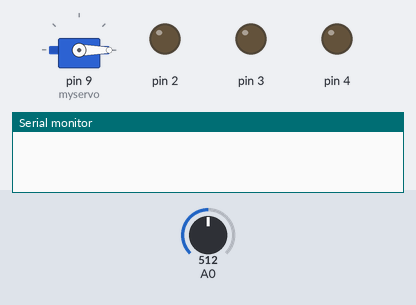
Recording of a sketch running on a simulated Arduino Uno, built with avr-gcc and run on an emulated ATmega328P. Shown: servo, output pins drawn as LEDs (lit = HIGH), the last lines printed to the serial monitor. Inputs (shaded band) come from the test bench; at power-on: A0 = 512. Random numbers use the default seed unless the sketch sets one.

Above: at 1.7 s.
1.8 s: A0 set to 109
3.3 s: A0 set to 90
At 4.1 s:
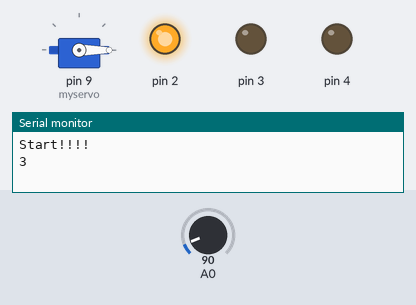
6.3 s: A0 set to 30
At 7.2 s:
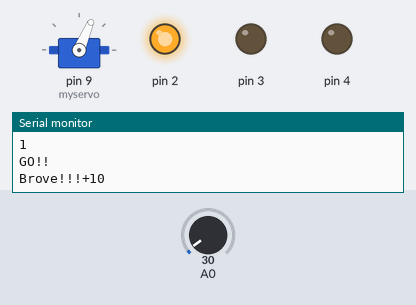
9.3 s: A0 set to 37
12.3 s: A0 set to 43
At 12.7 s:
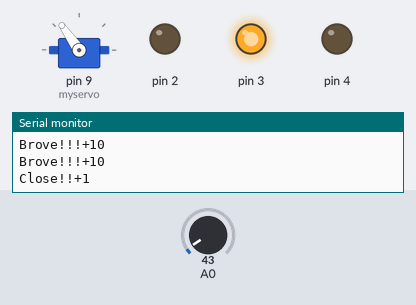
21.3 s: A0 set to 100
At 22.3 s:
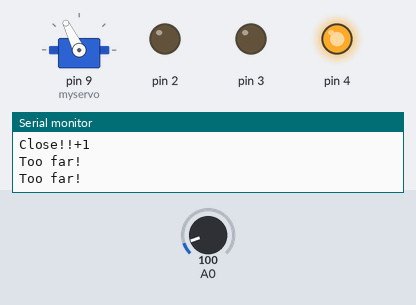
Timing chart, 0 to 38.3 s (numbered marks = the images above; inputs shaded):
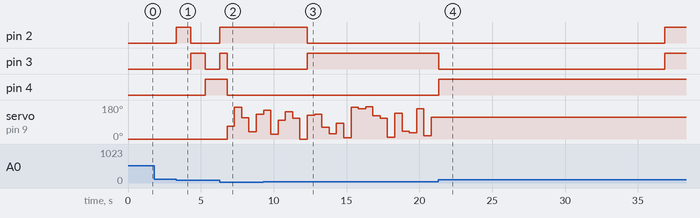

The sketch:

GUN_GAME.ino
```cpp
#include <Servo.h>

Servo myservo; // 建立Servo物件，控制伺服馬達

int grade = 0,dir = 0;
long Time = 0; //時間控制
bool GameStart = false;

void setup() {
  pinMode(A0,INPUT);//感光器
  pinMode(2,OUTPUT);//紅燈
  pinMode(3,OUTPUT);//黃燈
  pinMode(4,OUTPUT);//綠燈
  myservo.attach(9);
  Serial.begin(9600);
  myservo.write(0);
  delay(500);
}

void loop() {
  if(GameStart == true)//遊戲中
  {
    Time = Time+1;
    if(Time >= 30000)//遊戲結束
    {
      digitalWrite(4,HIGH);
      digitalWrite(2,HIGH);
      digitalWrite(3,HIGH);
      Serial.println("Time STOP!!!!!");
      Serial.print("Your grade:");
      Serial.println(grade);
      delay(5000);
      digitalWrite(4,LOW);
      digitalWrite(3,LOW);
      digitalWrite(2,LOW);
      GameStart = false;
    }
    // put your main code here, to run repeatedly:
    //Serial.println(analogRead(A0));

    if(analogRead(A0) < 40)
    {
      digitalWrite(4,LOW);
      digitalWrite(2,HIGH);
      digitalWrite(3,LOW);
      grade = grade + 10;
      Serial.println("Brove!!!+10");
      myservo.write(random(0,180));
      delay(500);
      Time += 500;
    }
    else if(analogRead(A0) < 90)
    {
      digitalWrite(4,LOW);
      digitalWrite(2,LOW);
      digitalWrite(3,HIGH);
      grade+= 1;
      Serial.println("Close!!+1");
      myservo.write(random(0,180));
      delay(500);
      Time += 500;
    }
    else if(analogRead(A0) < 110)
    {
      digitalWrite(2,LOW);
      digitalWrite(3,LOW);
      digitalWrite(4,HIGH);
      Serial.println("Too far!");
      delay(500);
      Time += 500;
    }
    else
    {
      digitalWrite(4,LOW);
      digitalWrite(3,LOW);
      digitalWrite(2,LOW);
    }
  }
  else//遊戲未開始
  {
    if(analogRead(A0) < 100)//擊中一次使遊戲開始
    {
      Time = 0;
      grade = 0;
       Serial.println("Start!!!!");
       Serial.println("3");
       digitalWrite(2,HIGH);
       delay(1000);
       Serial.println("2");
       digitalWrite(3,HIGH);
       digitalWrite(2,LOW);
       delay(1000);
       Serial.println("1");
       digitalWrite(4,HIGH);
       digitalWrite(3,LOW);
       delay(1000);
       Serial.println("GO!!");
       digitalWrite(4,HIGH);
       digitalWrite(2,HIGH);
       digitalWrite(3,HIGH);
       delay(500);
       digitalWrite(4,LOW);
       digitalWrite(2,LOW);
       digitalWrite(3,LOW);
       GameStart = true;
    }
  }
}
```

Measured:
- the behaviour switches between 100 and 99 on A0 (found by bisection; images 0 and 1)
- the behaviour switches between 39 and 40 on A0 (found by bisection; images 2 and 3)
- after the input at 1.8 s, every drawn part: stays the same
- after the input at 3.3 s, pin 2: LOW → HIGH at once, → LOW 1.0 s later; pin 3: LOW → HIGH after 1.0 s, → LOW 1.0 s later; pin 4: LOW → HIGH after 2.0 s
- after the input at 6.3 s, pin 4: HIGH → LOW after 0.50 s; servo on pin 9 (myservo): 0° → 67° after 0.50 s, → 169° 0.50 s later, → 113° 0.50 s later, → 38° 0.50 s later, … (5 changes in this stretch)
- after the input at 12.3 s, pin 2: HIGH → LOW at once; pin 3: LOW → HIGH at once
- after the input at 21.3 s, pin 3: HIGH → LOW at once, → HIGH 15.5 s later
